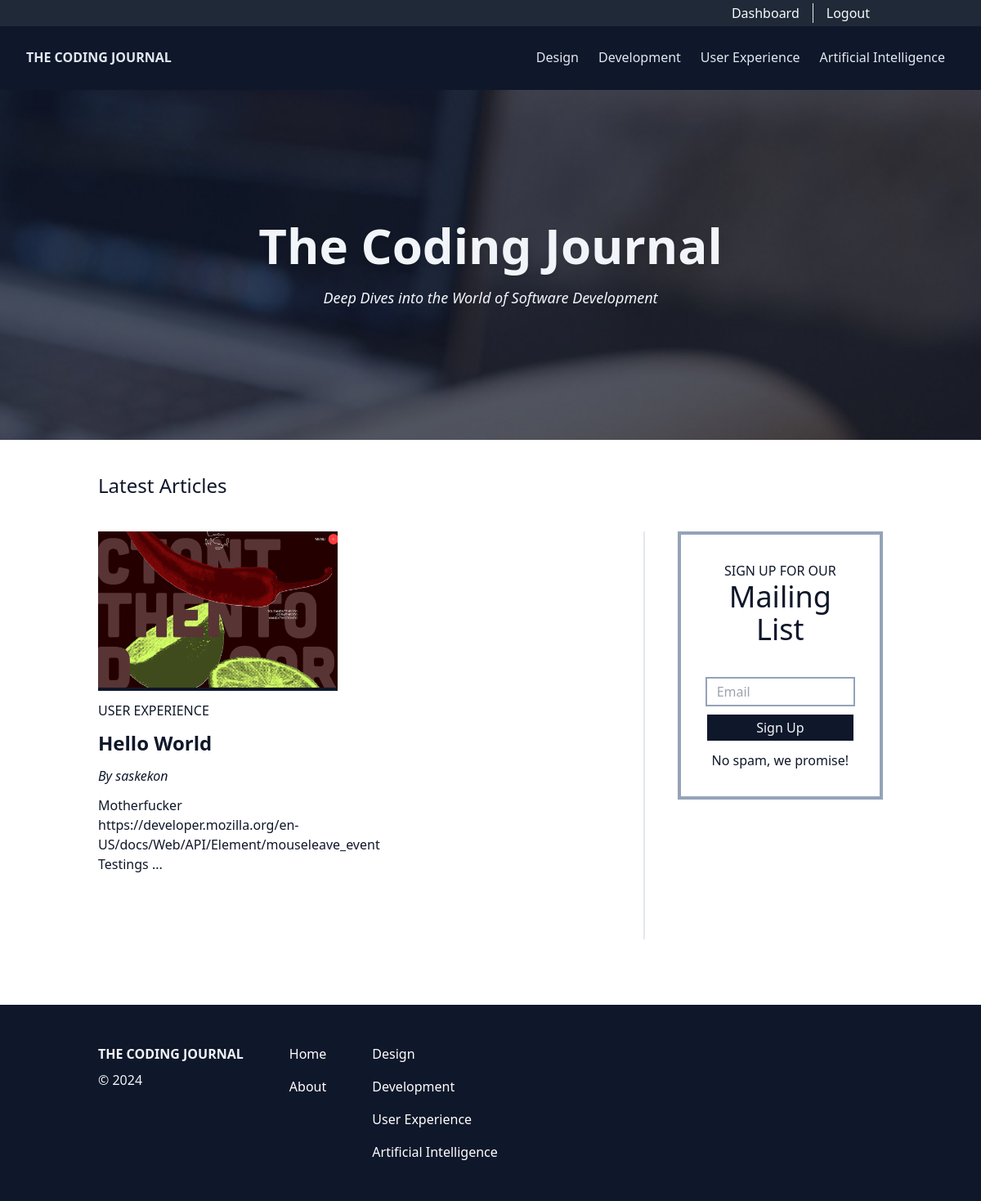
Screenshot of / (signed in) with the database file from the repository.
### app/models.py (models this page shows, shortened)
class Category(db.Model):
    id: Mapped[int] = mapped_column(primary_key=True)
    key: Mapped[str] = mapped_column(String(25), unique=True)
    name: Mapped[str] = mapped_column(String(50), unique=True)
    posts: Mapped[List["Post"]] = relationship(back_populates="c_posts") # One-to-Many Relationship

class Post(db.Model):
    id: Mapped[int] = mapped_column(primary_key=True)
    title: Mapped[str] = mapped_column(String(50))
    body: Mapped[str] = mapped_column(Text)
    featured_image: Mapped[str] = mapped_column(String(255))
    timestamp: Mapped[datetime] = mapped_column(default=lambda: datetime.now(timezone.utc))
    user_id: Mapped[int] = mapped_column(ForeignKey(User.id))
    u_posts: Mapped["User"] = relationship(back_populates="posts")
    category_id: Mapped[int] = mapped_column(ForeignKey(Category.id))
    c_posts: Mapped["Category"] = relationship(back_populates="posts")

class User(db.Model, UserMixin):
    id: Mapped[int] = mapped_column(primary_key=True)
    username: Mapped[str] = mapped_column(String(25), unique=True)
    password_hash: Mapped[str] = mapped_column(String(255))
    email: Mapped[str] = mapped_column(String(50), unique=True)
    registered_date: Mapped[datetime] = mapped_column(default=lambda: datetime.now(timezone.utc))
    profile: Mapped["Profile"] = relationship(back_populates="u_profile", uselist=False) # One-to-One Relationship
    posts: Mapped[List["Post"]] = relationship(back_populates="u_posts") # One-to-Many Relationship
    comments: Mapped[List["Comment"]] = relationship(back_populates="u_comments")

### app/views/main.py (the view)
@main.route("/", methods=["GET", "POST"])
def index():
    posts = db.session.scalars(db.select(Post).order_by(Post.timestamp.desc()).limit(4)).all()
    for post in posts:
        post.text_only = remove_html_tags(post.body)
    return render_template("index.html", posts=posts, title=f"{title} - Homepage")

### app/forms.py (shortened to what this page needs)
class SubscribeForm(FlaskForm):
    email = EmailField("Email", validators=[DataRequired(), Email(check_deliverability=True)])

### app/__init__.py (called while the page is built)
def create_app():
    app = Flask(__name__)
    app.config.from_object(Config)
    db.init_app(app)
    migrate.init_app(app, db)
    login_manager.init_app(app)
    @login_manager.user_loader
    def load_user(user_id):
        return db.session.get(User, user_id)
    from app.views.main import main
    app.register_blueprint(main)
    from app.views.auth import auth
    app.register_blueprint(auth)
    from app.views.test import test
    app.register_blueprint(test)
    return app

### app/utils.py (called while the page is built)
def remove_html_tags(body):
    soup = BeautifulSoup(body, "html.parser")
    return soup.get_text()

### app/views/main.py (called while the page is built)
@main.context_processor
def inject():
    categories = db.session.scalars(db.select(Category)).all()
    subscribe_form = SubscribeForm()
    return {
        "categories": categories,
        "subscribe_form": subscribe_form,
        }

### app/templates/index.html
{% extends "base.html" %}
{% block body %}
<section class="hero bg-slate-900 overflow-hidden">
    <div class="container mx-auto px-8">
        <div class="py-40 text-center text-slate-100 drop-shadow-md">
            <h1 class="mb-5 text-6xl font-bold">The Coding Journal</h1>
            <p class="text-lg"><i>Deep Dives into the World of Software Development</i></p>
        </div>
    </div>
</section>
<div class="container mx-auto mb-20 px-8">
    <p class="py-10 text-2xl">Latest Articles</p>
    <div class="grid grid-cols-1 md:grid-cols-12 md:gap-10">
        <div class="col-span-8 grid grid-cols-1 mb-10 md:grid-cols-2 md:gap-10">
            {% for post in posts %}
            <article class="mb-10">
                <a href="{{ url_for('main.single_post', post_id=post.id) }}">
                    <div class="border-b-4 border-slate-900 max-h-60 overflow-hidden">
                        <img class="hover:scale-[1.1] transition-all" src="{{ url_for('main.uploaded_image', filename=post.featured_image)}}">
                    </div>
                    <p class="my-3 uppercase">{{ post.c_posts.name }}</p>
                    <h2 class="text-2xl font-bold">{{ post.title }}</h2>
                </a>
                <p class="my-3"><i>By {{ post.u_posts.username }}</i></p>
                <p>{{ post.text_only[:150] | safe }} ...</p>
            </article>
            {% endfor %}
        </div>
        <aside class="col-span-4 md:pl-10 md:border-l-2 md:border-slate-200">
            {% include "subscribe.html" %}
        </aside>
    </div>
</div>
{% endblock %}

### app/templates/header.html (shortened to what this page needs)
<header class="{% if current_user.is_authenticated %}mt-[30px]{% endif %} bg-slate-900 text-slate-200 overflow-auto">
    <nav class="container max-w-screen-xl mx-auto px-8">
        <div class="md:flex md:justify-between">
            <div class="flex justify-between content-center py-7">
                <a class="inline-block" href="{{ url_for('main.index') }}">
                    <p class="font-extrabold">THE CODING JOURNAL</p>
                </a>
            </div>
            <ul class="mb-5 hidden md:flex md:mb-0 md:items-center" id="collapse">
                {% for category in categories %}
                    <li class="{% if loop.last %}pb-2{% endif %} md:pb-0"><a class="navbar-link" href="{{ url_for('main.category_page', category_key=category.key) }}">{{category.name}}</a></li>
                {% endfor %}
            </ul>
        </div>
    </nav>
</header>

### app/templates/footer.html
<footer class="py-10 text-slate-100 bg-slate-900">
    <div class="container mx-auto px-8">
        <div class="flex flex-col md:flex-row">
            <div class="mb-5 mr-14">
                <a href="{{ url_for('main.index') }}">
                    <h2 class="py-2 font-extrabold">THE CODING JOURNAL</h2>
                </a>
                <p>&copy 2024</p>
            </div>
            <ul class="mb-5 mr-14">
                <li class="py-2 text-white hover:text-slate-400 transition-all"><a href="{{ url_for('main.index') }}">Home</a></li>
                <li class="py-2 text-white hover:text-slate-400 transition-all"><a href="#">About</a></li>
            </ul>
            <ul>
            {% for category in categories %}
                <li class="py-2 text-white hover:text-slate-400 transition-all">
                    <a href="{{ url_for('main.category_page', category_key=category.key) }}">{{category.name}}</a>
                </li>
            {% endfor %}
            </ul>
        </div>
    </div>
</footer>

### app/static/css/custom.css (style rules this page uses)
.hero, .c-design, .c-development, .c-ux, .c-ai { background-size: cover; background-attachment: fixed; }
.hero, .c-development { background-image: url("../images/pexels-negativespace-34658.jpg"); background-position: center center; }

### rows the page displays
Category: name "Design"
Category: name "Development"
Category: name "User Experience"
Category: name "Artificial Intelligence"
Post: featured_image (picture), c_posts.name "USER EXPERIENCE", title "Hello World", u_posts.username "saskekon", body "Motherfucker https://developer.mozilla.org/en-US/docs/Web/API/Element/mouseleave_event Testings"
